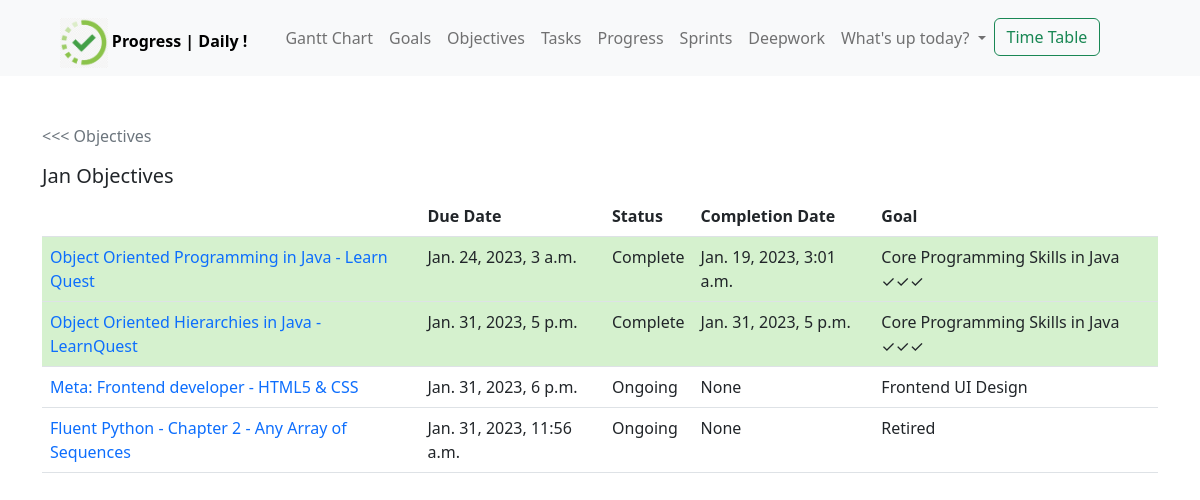
The page /objectives/jan/ on the database its author committed.
### track/models.py (models this page shows, shortened)
class Objective(models.Model):
    description = models.TextField(max_length=250)
    weblink = models.CharField(null=True, blank=True, max_length=250)
    category = models.CharField(max_length=100)
    due_date = models.DateTimeField(null=True, blank=True)
    completion_date = models.DateTimeField(null=True, blank=True)
    effort_hours = models.FloatField(default=0.0)
    effort_left = models.FloatField(default=0.0)
    status = models.CharField(max_length=100)
    tasks = GenericRelation(Task)
    goal = models.ForeignKey(
        Goal, on_delete=models.CASCADE, null=True, blank=True, related_name='goal_objectives')
    progress = models.PositiveIntegerField(default=0)

class Goal(models.Model):
    description = models.TextField(max_length=250)
    status = models.CharField(max_length=100)
    target_date = models.DateField(blank=True, null=True)

### track/views.py (the view)
# urls.py: path('objectives/<str:month>/', views.monthly_objectives, name='monthly_objectives'),
def monthly_objectives(request, month):
    messages = []
    if 'nov' in month.lower():
        monthly_objectives = models.Objective.objects.filter(due_date__gte = (timezone.make_aware(datetime(2022, 11, 1))),
                                                             due_date__lte = (timezone.make_aware(datetime(2022, 12, 4)))).order_by('status')
        messages.append('Advanced Django - build a blog started this month is ending in December.')
    elif 'dec' in month.lower():
        monthly_objectives = models.Objective.objects.filter(due_date__gte = (timezone.make_aware(datetime(2022, 12, 5))),
                                                             due_date__lte = (timezone.make_aware(datetime(2023, 1, 1)))).order_by('status')
        messages.append('Java: Data Structures course started this month will be ending in January')
    elif 'jan' in month.lower():
        monthly_objectives = models.Objective.objects.filter(due_date__gte = (timezone.make_aware(datetime(2023, 1, 2))),
                                                             due_date__lte = (timezone.make_aware(datetime(2023, 2, 5)))).order_by('status')
    elif 'feb' in month.lower():
        monthly_objectives = models.Objective.objects.filter(due_date__gte = (timezone.make_aware(datetime(2023, 2, 6))),
                                                             due_date__lte = (timezone.make_aware(datetime(2023, 3, 1)))).order_by('status')
    elif 'mar' in month.lower():
        monthly_objectives = models.Objective.objects.filter(due_date__gte = (timezone.make_aware(datetime(2023, 3, 1))),
                                                             due_date__lte = (timezone.make_aware(datetime(2023, 4, 1)))).order_by('status')
    elif 'apr' in month.lower():
        monthly_objectives = models.Objective.objects.filter(due_date__gte = (timezone.make_aware(datetime(2023, 4, 2))),
                                                             due_date__lte = (timezone.make_aware(datetime(2023, 5, 1)))).order_by('status')
    elif 'may' in month.lower():
        monthly_objectives = models.Objective.objects.filter(due_date__gte = (timezone.make_aware(datetime(2023, 5, 2))),
                                                             due_date__lte = (timezone.make_aware(datetime(2023, 6, 1)))).order_by('status')
    elif 'jun' in month.lower():
        monthly_objectives = models.Objective.objects.filter(due_date__gte = (timezone.make_aware(datetime(2023, 6, 2))),
                                                             due_date__lte = (timezone.make_aware(datetime(2023, 7, 1)))).order_by('status')
    elif 'jul' in month.lower():
        monthly_objectives = models.Objective.objects.filter(due_date__gte = (timezone.make_aware(datetime(2023, 7, 2))),
                                                             due_date__lte = (timezone.make_aware(datetime(2023, 8, 1)))).order_by('status')
    elif 'aug' in month.lower():
        monthly_objectives = models.Objective.objects.filter(due_date__gte = (timezone.make_aware(datetime(2023, 8, 2))),
                                                             due_date__lte = (timezone.make_aware(datetime(2023, 9, 1)))).order_by('status')
    else:
        monthly_objectives = ("This month is not defined yet.",)
    context = {
        'month': month.title(),
        'monthly_objectives': monthly_objectives,
        'messages': messages
    }
    return render(request, 'track/monthly_objectives.html', context=context)

### templates/track/monthly_objectives.html (shortened to what this page needs)
{% extends 'base.html' %}
{% block content %}
  <div class="container mt-5">
    <a class="link-secondary no-decoration" href="{% url 'objectives' %}"><<< Objectives</a>
    {% if month %}
      <h5 class="mt-3">{{ month }} Objectives</h5>
    {% endif %}
    {% if monthly_objectives %}
      <table class="table">
        <th></th>
        <th>Due Date</th>
        <th>Status</th>
        <th>Completion Date</th>
        <th>Goal</th>
        {% for objective in monthly_objectives %}
          <tr>
            {% if objective.status == 'complete' %}
              <td style="background-color: #D5f1ce;"><a class="no-decoration" href="{% url 'objective_detail' objective.id %}">{{ objective.description }}</a></td>
              <td style="background-color: #D5f1ce;">{{ objective.due_date }}</td>
              <td style="background-color: #D5f1ce;">{{ objective.status|capfirst }}</td>
              <td style="background-color: #D5f1ce;">{{ objective.completion_date}}</td>
              <td style="background-color: #D5f1ce;">{{ objective.goal.description }} ✓✓✓ </td>
            {% else %}
              <td><a class="no-decoration" href="{% url 'objective_detail' objective.id %}">{{ objective.description }}</a></td>
              <td>{{ objective.due_date }}</td>
              <td>{{ objective.status|capfirst }}</td>
              <td>{{ objective.completion_date}}</td>
              <td>{{ objective.goal.description }}</td>
            {% endif %}
          </tr>
        {% endfor %}
      </table>
    {% else %}
      <p>No objectives assigned yet.</p>
    {% endif %}
  </div>
{% endblock content %}

### rows shown on the page
Objective: description "Object Oriented Programming in Java - Learn Quest", due_date "Jan. 24, 2023, 3 a.m.", status "Complete", completion_date "Jan. 19, 2023, 3:01 a.m.", goal.description "Core Programming Skills in Java"
Objective: description "Object Oriented Hierarchies in Java - LearnQuest", due_date "Jan. 31, 2023, 5 p.m.", status "Complete", completion_date "Jan. 31, 2023, 5 p.m.", goal.description "Core Programming Skills in Java"
Objective: description "Meta: Frontend developer - HTML5 & CSS", due_date "Jan. 31, 2023, 6 p.m.", status "Ongoing", completion_date "None", goal.description "Frontend UI Design"
Objective: description "Fluent Python - Chapter 2 - Any Array of Sequences", due_date "Jan. 31, 2023, 11:56 a.m.", status "Ongoing", completion_date "None", goal.description "Retired"

### other values the page prints
{{ month }} "Jan"
